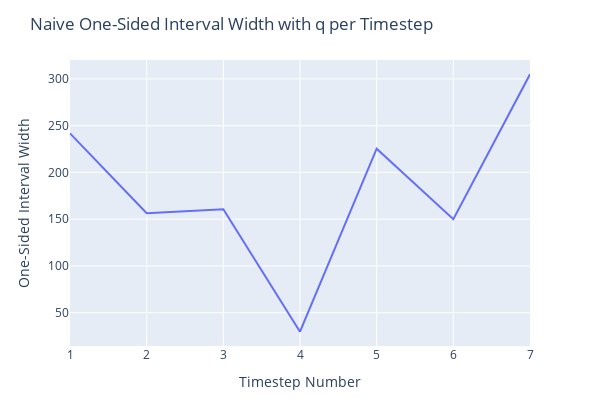

The cell this chart's notebook holds for it:
### Code cell
# Conformalized Quantile Regression (CQR) model

# parameters
method = "naive" # conformalized quantile regression
alpha = 1 - confidence_lv # significance level
model_cqr = model.conformal_predict(df_test, calibration_df=df_cal, method=method, alpha=alpha, plotting_backend="plotly-static")

### Figure 1 — Plotly figure (JSON) as saved in the notebook; plotly's stock layout.template omitted (floating-point values rounded to 4 significant figures)
{"data": [{"hovertemplate": "Timestep Number=%{x}<br>One-Sided Interval Width=%{y}<extra></extra>", "legendgroup": "", "line": {"color": "#636efa", "dash": "solid"}, "marker": {"symbol": "circle"}, "mode": "lines", "name": "", "orientation": "v", "showlegend": false, "type": "scatter", "x": [1, 2, 3, 4, 5, 6, 7], "xaxis": "x", "y": [241.7, 156.3, 160.6, 29.71, 225.4, 150.0, 304.9], "yaxis": "y"}], "layout": {"height": 400, "legend": {"tracegroupgap": 0}, "margin": {"b": 50, "l": 70, "r": 70, "t": 60}, "title": {"text": "Naive One-Sided Interval Width with q per Timestep"}, "width": 600, "xaxis": {"anchor": "y", "domain": [0, 1], "title": {"text": "Timestep Number"}}, "yaxis": {"anchor": "x", "domain": [0, 1], "title": {"text": "One-Sided Interval Width"}}}}
